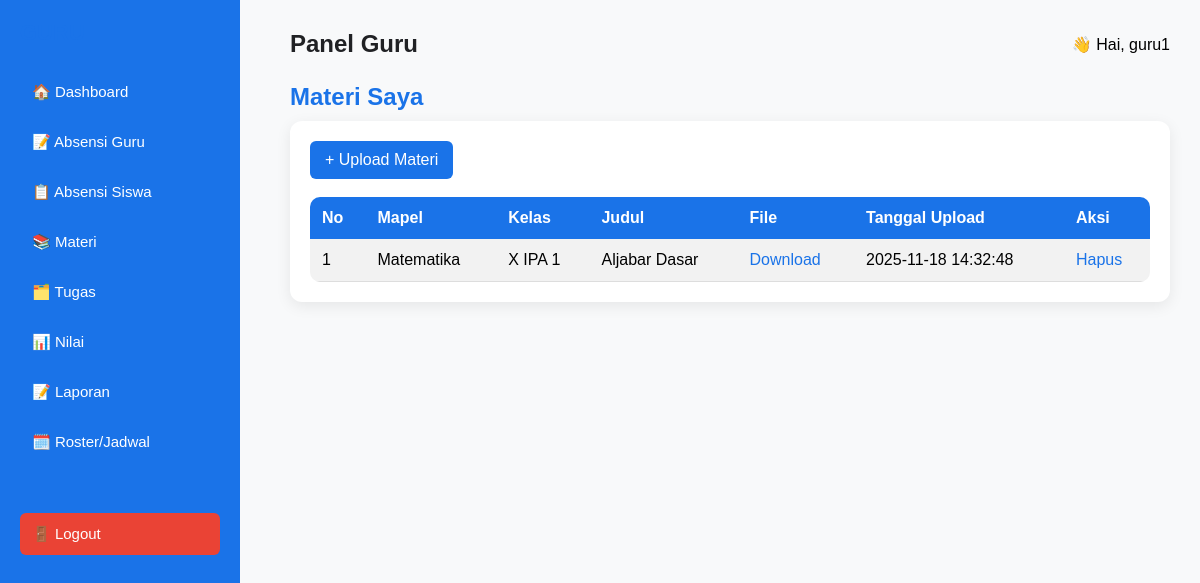
Screenshot of /views/guru/materi.php (signed in) with the database file from the repository.
### tables this page shows
CREATE TABLE `materi` (
  `id` int(11) NOT NULL,
  `id_guru` int(11) NOT NULL,
  `id_mapel` int(11) NOT NULL,
  `judul_materi` varchar(255) NOT NULL,
  `deskripsi` text DEFAULT NULL,
  `file_path` varchar(255) NOT NULL,
  `tanggal_upload` timestamp NOT NULL DEFAULT current_timestamp()
);

CREATE TABLE `mapel` (
  `id` int(11) NOT NULL,
  `nama_mapel` varchar(100) NOT NULL
);

CREATE TABLE `kelas` (
  `id` int(11) NOT NULL,
  `nama_kelas` varchar(50) NOT NULL,
  `id_tahun_ajaran` int(11) NOT NULL
);

### helpers/auth_helper.php (called while the page is built, shortened)
<?php
function getGuruId(mysqli $conn){
    if(isset($_SESSION['guru_id']) && $_SESSION['guru_id']){
        return $_SESSION['guru_id'];
    }
    return null;
}

### views/guru/materi.php (the view, shortened to what this page needs)
<?php
include "../../config.php";
include "../../helpers/auth_helper.php";
$id_guru = getGuruId($conn);
?>
<!DOCTYPE html>
<html>
<head>
    <link rel="stylesheet" href="../../assets/css/style.css">
</head>
<body>
<?php include "sidebar.php"; ?>
<div class="content">
<?php include "header.php"; ?>
<h2>Materi Saya</h2>
<div class="card">
<a href="materi_add.php" class="btn">+ Upload Materi</a>
<br><br>
<table class="tabel">
    <tr>
        <th>No</th>
        <th>Mapel</th>
        <th>Kelas</th>
        <th>Judul</th>
        <th>File</th>
        <th>Tanggal Upload</th>
        <th>Aksi</th>
    </tr>
<?php
$no = 1;
$q = mysqli_query($conn,
"SELECT materi.*, mapel.nama_mapel, kelas.nama_kelas
 FROM materi
 JOIN mapel ON materi.id_mapel = mapel.id
 LEFT JOIN materi_kelas ON materi_kelas.id_materi = materi.id
 LEFT JOIN kelas ON kelas.id = materi_kelas.id_kelas
 WHERE materi.id_guru = '$id_guru'
 ORDER BY materi.id DESC");
while($d = mysqli_fetch_assoc($q)){
?>
    <tr>
        <td><?= $no++; ?></td>
        <td><?= $d['nama_mapel']; ?></td>
        <td><?= $d['nama_kelas'] ? $d['nama_kelas'] : '-'; ?></td>
        <td><?= $d['judul_materi']; ?></td>
        <td><a href="../../<?= $d['file_path']; ?>" target="_blank">Download</a></td>
        <td><?= $d['tanggal_upload']; ?></td>
        <td>
            <a href="materi_delete.php?id=<?= $d['id']; ?>"
               onclick="return confirm('Hapus materi ini?')">Hapus</a>
        </td>
    </tr>
<?php } ?>
</table>
</div>
</div>
</body>
</html>

### assets/css/style.css (style rules this page uses)
* { box-sizing: border-box; }
body { margin:0; padding:0; font-family:'Poppins', sans-serif; background:#F8F9FA; }
h2 { margin:0 0 10px; color:#1A73E8; }
.content { margin-left:260px; padding:30px; }
.card { background:white; padding:20px; border-radius:12px; box-shadow:0 4px 15px rgba(0,0,0,0.08); margin-bottom:20px; }
.tabel { width:100%; border-collapse:collapse; background:white; border-radius:10px; overflow:hidden; }
.tabel th { background:#1A73E8; color:white; padding:12px; text-align:left; }
.tabel td { padding:10px; border-bottom:1px solid #ddd; }
.btn { appearance: none; display:inline-block; padding:10px 15px; background:#1A73E8; color:white; text-decoration:none; font-family: inherit; border: 0; border-radius:6px; }
a { color:#1A73E8; text-decoration:none; }
.tabel tr:nth-child(even) { background:#f2f2f2; }
.tabel td, .tabel th { padding:12px; }

### rows the page displays
materi: id_mapel.nama_mapel "Matematika", kelas.nama_kelas "X IPA 1", judul_materi "Aljabar Dasar", tanggal_upload "2025-11-18 14:32:48"

### other values shown
$_SESSION['username'] "guru1"
